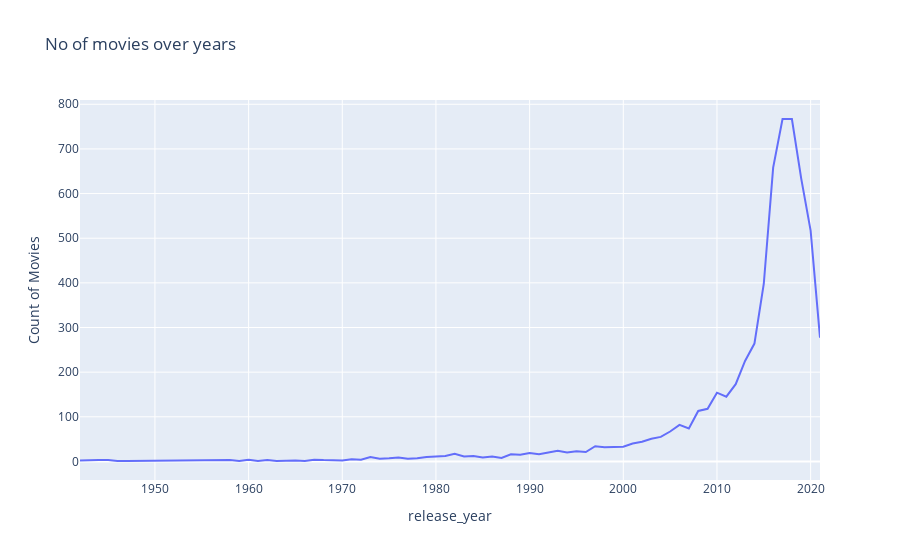

Notebook code for this chart:
### Code cell
line_graph = px.line(movies, y = 'Count of Movies' ,x = 'release_year', title='No of movies over years')
line_graph.show()

### Figure 1 — Plotly figure (JSON) as saved in the notebook; plotly's stock layout.template omitted (floating-point values rounded to 4 significant figures)
{"data": [{"hovertemplate": "release_year=%{x}<br>Count of Movies=%{y}<extra></extra>", "legendgroup": "", "line": {"color": "#636efa", "dash": "solid"}, "marker": {"symbol": "circle"}, "mode": "lines", "name": "", "orientation": "v", "showlegend": false, "type": "scatter", "x": [1942, 1943, 1944, 1945, 1946, 1947, 1954, 1955, 1956, 1958, 1959, 1960, 1961, 1962, 1963, 1964, 1965, 1966, 1967, 1968, 1969, 1970, 1971, 1972, 1973, 1974, 1975, 1976, 1977, 1978, 1979, 1980, 1981, 1982, 1983, 1984, 1985, 1986, 1987, 1988, 1989, 1990, 1991, 1992, 1993, 1994, 1995, 1996, 1997, 1998, 1999, 2000, 2001, 2002, 2003, 2004, 2005, 2006, 2007, 2008, 2009, 2010, 2011, 2012, 2013, 2014, 2015, 2016, 2017, 2018, 2019, 2020, 2021], "xaxis": "x", "y": [2, 3, 3, 3, 1, 1, 2, 3, 2, 3, 1, 4, 1, 3, 1, 2, 2, 1, 4, 3, 2, 2, 5, 4, 10, 6, 7, 9, 6, 7, 10, 11, 12, 17, 11, 12, 9, 11, 8, 16, 15, 19, 16, 20, 24, 20, 23, 21, 34, 32, 32, 33, 40, 44, 51, 55, 67, 82, 74, 113, 118, 154, 145, 173, 225, 264, 398, 658, 767, 767, 633, 517, 277], "yaxis": "y"}], "layout": {"legend": {"tracegroupgap": 0}, "title": {"text": "No of movies over years"}, "xaxis": {"anchor": "y", "domain": [0, 1], "title": {"text": "release_year"}}, "yaxis": {"anchor": "x", "domain": [0, 1], "title": {"text": "Count of Movies"}}}}
